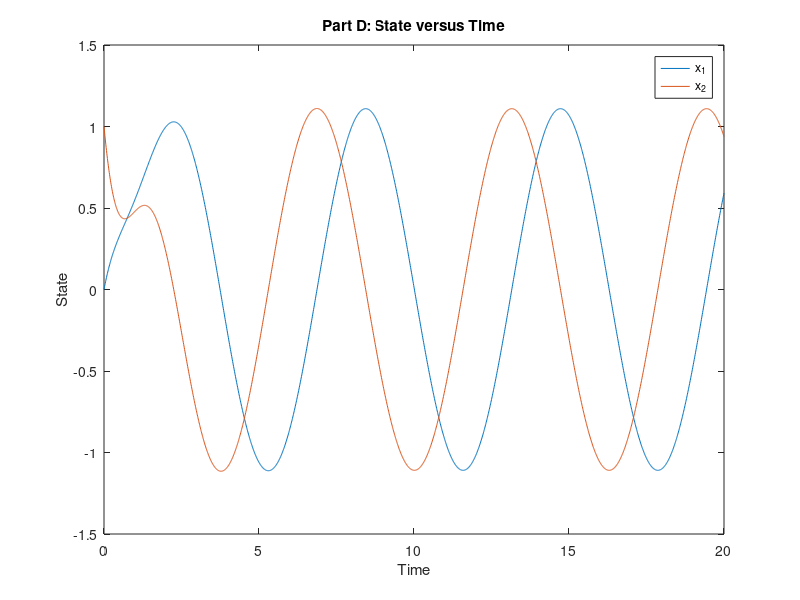

This figure's MATLAB source:
%% Section 4 Part A
% System: y'' + 2y' + 4y = 4u

fprintf("Part A\n");

A = [0 1; -4 -2];
B = [0; 4];
C = [1 0];
D = 0;

sys = ss(A, B, C, D)  % System

%% Section 4 Part B

fprintf("Part B\n");

[Y, T, X] = step(sys);

plot(T, X);

%% Section 4 Part C

fprintf("Part C\n");

sys_init = ss(A, zeros(size(B)), C, 0);
x0 = [0; 1];
[Y, T, X] = initial(sys_init, x0);

plot(T, X);
title('Part C: State versus Time');
xlabel('Time');
ylabel('State');
legend('x_1', 'x_2');

%% Section 4 Part D

fprintf("Part D\n");

t = 0:0.01:20;
u = sin(t);

[Y, t, X] = lsim(sys, u, t, x0);

plot(t, X);
title('Part D: State versus Time');
xlabel('Time');
ylabel('State');
legend('x_1', 'x_2');

%% Section 4 Part E

fprintf("Part E\n");

[b, a] = ss2tf(A, B, C, D);

fprintf("Transfer function:");
f = tf(b, a)
